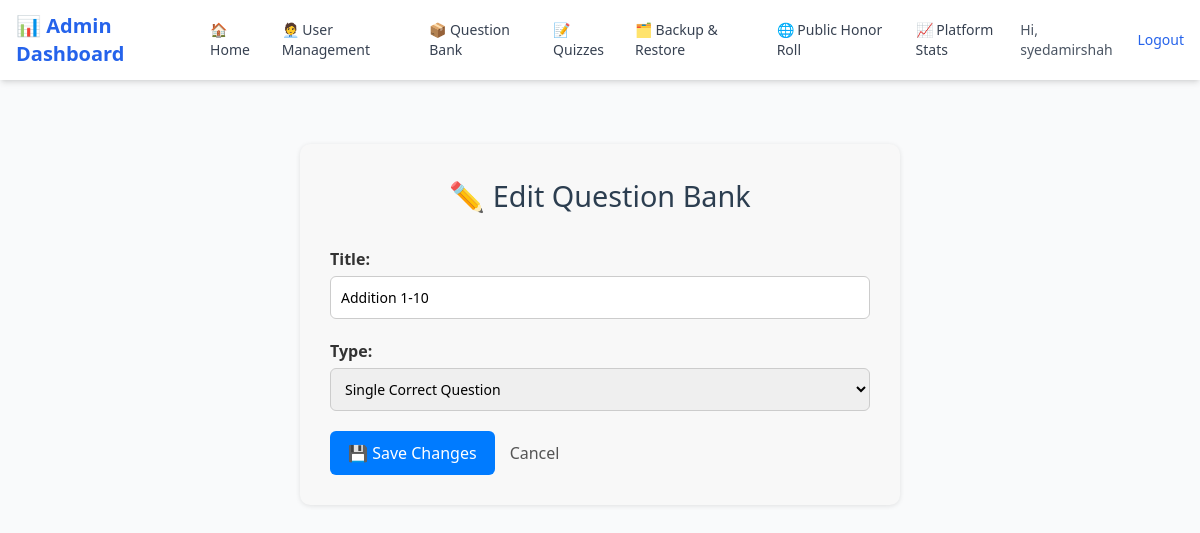
Page /api/admin/question-bank/edit/1/ (signed in) on the committed database.
### core/models.py (models this page shows, shortened)
class User(AbstractUser):
    role = models.CharField(max_length=20, choices=USER_ROLES)
    full_name = models.CharField(max_length=255, blank=True, null=True)
    gender = models.CharField(max_length=10, choices=GENDERS, blank=True, null=True)
    language_used_at_home = models.CharField(max_length=20, choices=LANGUAGE_CHOICES, blank=True, null=True, help_text="Language spoken at home")
    email = models.EmailField(unique=False, blank=True, null=True)
    schooling_status = models.CharField(max_length=30, choices=SCHOOLING_STATUSES, blank=True, null=True)
    grade = models.ForeignKey(
        'core.Grade',  # ✅ Reference Grade model by string
        on_delete=models.SET_NULL,
        null=True,
        blank=True,
        related_name='users'
    )
    school_name = models.CharField(max_length=200, blank=True, null=True)
    city = models.CharField(max_length=100, blank=True, null=True)
    province = models.CharField(max_length=50, choices=PROVINCES, blank=True, null=True)
    subscription_plan = models.CharField(max_length=20, choices=SUBSCRIPTION_PLANS, blank=True, null=True)
    subscription_expiry = models.DateField(blank=True, null=True)
    profile_picture = models.ImageField(upload_to='profile_pics/', blank=True, null=True)
    fee_receipt = models.ImageField(upload_to='fee_receipts/', blank=True, null=True)
    account_status = models.CharField(max_length=20, choices=ACCOUNT_STATUSES, default='inactive')
    is_active = models.BooleanField(default=True)
    grade_change_count = models.IntegerField(default=0)
    last_grade_reset = models.DateField(null=True, blank=True)
    renewal_requested = models.BooleanField(default=False)
    renewal_plan_requested = models.CharField(
        max_length=20,
        choices=SUBSCRIPTION_PLANS,
        blank=True,
        null=True
    )

class QuestionBank(models.Model):
    title = models.CharField(max_length=255)
    type = models.CharField(max_length=3, choices=QUESTION_BANK_TYPES)
    created_at = models.DateTimeField(auto_now_add=True)
    class Meta:
        verbose_name = "Question Bank"
        verbose_name_plural = "Question Banks"

### core/admin_views.py (the view)
# urls.py: path('admin/question-bank/edit/<int:bank_id>/', edit_question_bank, name='edit-question-bank'),
@staff_member_required
def edit_question_bank(request, bank_id):
    bank = get_object_or_404(QuestionBank, id=bank_id)
    if request.method == 'POST':
        bank.title = request.POST.get('title')
        bank.type = request.POST.get('type')
        bank.save()
        messages.success(request, 'Question Bank updated successfully.')
        return redirect('admin-question-bank')
    return render(request, 'admin/core/edit_question_bank.html', {'bank': bank})

### core/templates/admin/core/edit_question_bank.html (shortened to what this page needs)
{% extends "admin/core/base.html" %}
{% block content %}
<div class="edit-container">
  <h1 class="edit-title">✏️ Edit Question Bank</h1>
  <form method="post" class="edit-form">
    <div class="form-group">
      <label for="title">Title:</label>
      <input type="text" name="title" value="{{ bank.title }}" required>
    </div>
    <div class="form-group">
      <label for="type">Type:</label>
      <select name="type" required>
        <option value="SCQ" {% if bank.type == 'SCQ' %}selected{% endif %}>Single Correct Question</option>
      </select>
    </div>
    <div class="button-group">
      <button type="submit" class="save-btn">💾 Save Changes</button>
      <a href="{% url 'admin-question-bank' %}" class="cancel-link">Cancel</a>
    </div>
  </form>
</div>
{% endblock %}

### core/templates/admin/core/base.html (shortened to what this page needs)
<!DOCTYPE html>
<html lang="en">
<head>
  <script src="https://cdn.tailwindcss.com"></script>
</head>
<body class="bg-gray-50">
  <div class="bg-white shadow-md sticky top-0 z-50">
    <div class="max-w-7xl mx-auto px-4 py-3 flex justify-between items-center">
      <div class="text-xl font-semibold text-blue-600">📊 Admin Dashboard</div>
      <nav class="flex gap-4 text-sm font-medium text-gray-700">
        <a href="/admin/" class="nav-link">🏠 Home</a>
        <a href="/admin/dashboard/users/" class="nav-link">🧑‍💼 User Management</a>
        {% if not request.user.role == "manager" %}
          <a href="/admin/dashboard/question-bank/" class="nav-link">📦 Question Bank</a>
          <a href="/admin/dashboard/quizzes/" class="nav-link">📝 Quizzes</a>
          <a href="/admin/backups/" class="nav-link">🗂 Backup & Restore</a>
        {% endif %}
        <a href="/honor-roll" class="nav-link">🌐 Public Honor Roll</a>
        <a href="/admin/stats-dashboard/" class="nav-link">📈 Platform Stats</a>
      </nav>
      <div class="flex items-center gap-4 text-sm font-medium text-gray-700">
        {% if request.user.is_authenticated %}
          <span class="text-gray-600">Hi, {{ request.user.username }}</span>
          <a href="{% url 'logout' %}" class="hover:underline text-blue-600">Logout</a>
        {% else %}
          <a href="{% url 'login' %}" class="hover:underline text-blue-600">Login</a>
        {% endif %}
      </div>
    </div>
  </div>
  <main class="max-w-7xl mx-auto px-4 py-6">
    {% block content %}
    {% endblock %}
  </main>
</body>
</html>

### core/templates/admin/core/edit_question_bank.html (style rules this page uses)
.edit-container { max-width: 600px; margin: 40px auto; padding: 30px; background-color: #f8f8f8; border-radius: 10px; box-shadow: 0 1px 5px rgba(0, 0, 0, 0.1); }
.edit-title { font-size: 1.8rem; margin-bottom: 30px; color: #2c3e50; text-align: center; }
.edit-form { display: flex; flex-direction: column; gap: 20px; }
.form-group label { font-weight: bold; display: block; margin-bottom: 5px; color: #333; }
.form-group input, .form-group select { padding: 10px; font-size: 14px; border: 1px solid #ccc; border-radius: 6px; width: 100%; }
.button-group { display: flex; gap: 15px; align-items: center; }
.save-btn { background-color: #007bff; color: white; padding: 10px 18px; border: none; border-radius: 6px; cursor: pointer; font-weight: 500; }
.cancel-link { color: #555; text-decoration: none; font-weight: 500; }

### rows in the picture
User: user.username "syedamirshah"
QuestionBank: title "Addition 1-10", type "Single Correct Question"
